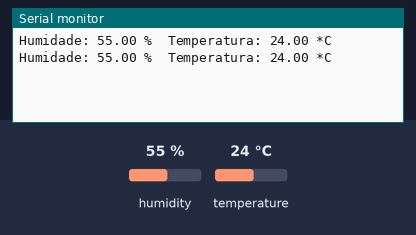
A sketch run on a simulated Arduino Uno, built with avr-gcc and run on an emulated ATmega328P. Parts: the last lines printed to the serial monitor. The test bench sets the inputs (shaded band); at power-on: humidity 55 %, temperature 24 °C.

Above: at 7.8 s.
7.9 s: humidity set to 22 %
At 11.7 s:
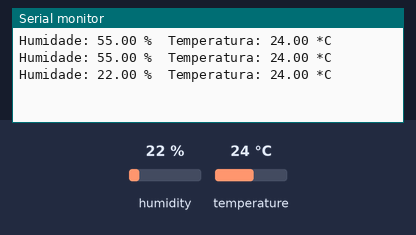
13.1 s: temperature set to 12 °C
At 14.6 s:
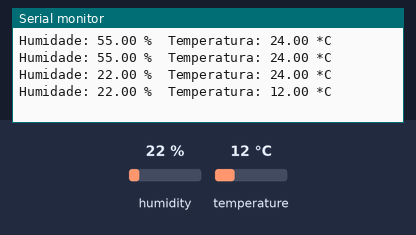
18.3 s: humidity set to 40 %
At 21.6 s:
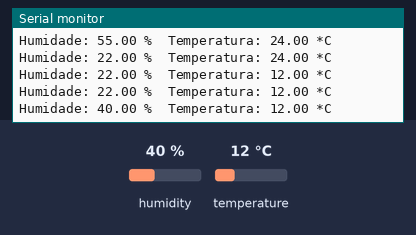
Timing chart, 0 to 23.1 s (numbered marks = the images above; inputs shaded):
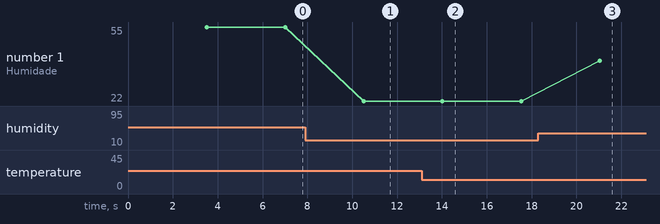

Measured:
- after the input at 7.9 s, the serial monitor: prints a new line after 2.6 s (image 1)
- after the input at 13.1 s, the serial monitor: prints a new line after 0.92 s (image 2)
- after the input at 18.3 s, the serial monitor: prints a new line after 2.7 s (image 3)
- plotted number 1: 55 → 22 after the input at 7.9 s, 22 → 40 after the input at 18.3 s

The sketch:

sketch_sep15a.ino
```cpp
#include "DHT.h"

#define DHTPIN 13
#define DHTTYPE DHT22


DHT dht(DHTPIN, DHTTYPE);

void setup()
{
  Serial.begin(9600);
  dht.begin();
}

void loop() {
  delay(3500);
  float h = dht.readHumidity();
  float t = dht.readTemperature();

  if (isnan(h) || isnan(t))
  {
    Serial.println("Falha!");
    return;
  }

  float hic = dht.computeHeatIndex(t, h, false);

  Serial.print("Humidade: ");
  Serial.print(h);
  Serial.print(" %\t");
  Serial.print("Temperatura: ");
  Serial.print(t);
  Serial.print(" *C ");
  Serial.print("\n");
}
```
